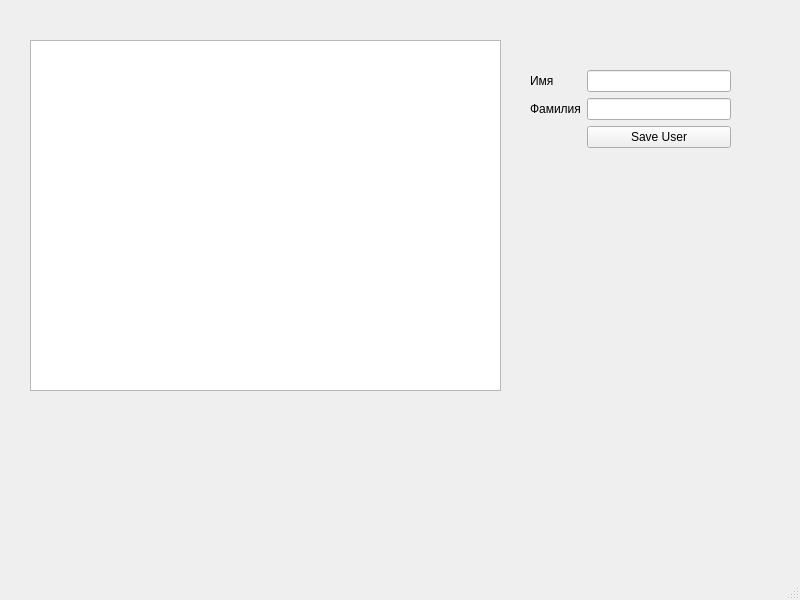
<?xml version="1.0" encoding="UTF-8"?>
<ui version="4.0">
 <class>MainWindow</class>
 <widget class="QMainWindow" name="MainWindow">
  <property name="geometry">
   <rect>
    <x>0</x>
    <y>0</y>
    <width>800</width>
    <height>600</height>
   </rect>
  </property>
  <property name="windowTitle">
   <string>MainWindow</string>
  </property>
  <widget class="QWidget" name="centralwidget">
   <widget class="QTableWidget" name="tableWidget">
    <property name="geometry">
     <rect>
      <x>30</x>
      <y>40</y>
      <width>471</width>
      <height>351</height>
     </rect>
    </property>
   </widget>
   <widget class="QWidget" name="formLayoutWidget">
    <property name="geometry">
     <rect>
      <x>530</x>
      <y>70</y>
      <width>201</width>
      <height>171</height>
     </rect>
    </property>
    <layout class="QFormLayout" name="formLayout">
     <item row="0" column="0">
      <widget class="QLabel" name="label">
       <property name="text">
        <string>Имя</string>
       </property>
      </widget>
     </item>
     <item row="1" column="0">
      <widget class="QLabel" name="label_2">
       <property name="text">
        <string>Фамилия</string>
       </property>
      </widget>
     </item>
     <item row="1" column="1">
      <widget class="QLineEdit" name="lineSurname"/>
     </item>
     <item row="2" column="1">
      <widget class="QPushButton" name="saveUserButton">
       <property name="text">
        <string>Save User</string>
       </property>
      </widget>
     </item>
     <item row="0" column="1">
      <widget class="QLineEdit" name="lineName"/>
     </item>
    </layout>
   </widget>
  </widget>
  <widget class="QMenuBar" name="menubar">
   <property name="geometry">
    <rect>
     <x>0</x>
     <y>0</y>
     <width>800</width>
     <height>24</height>
    </rect>
   </property>
  </widget>
  <widget class="QStatusBar" name="statusbar"/>
 </widget>
 <resources/>
 <connections/>
</ui>
